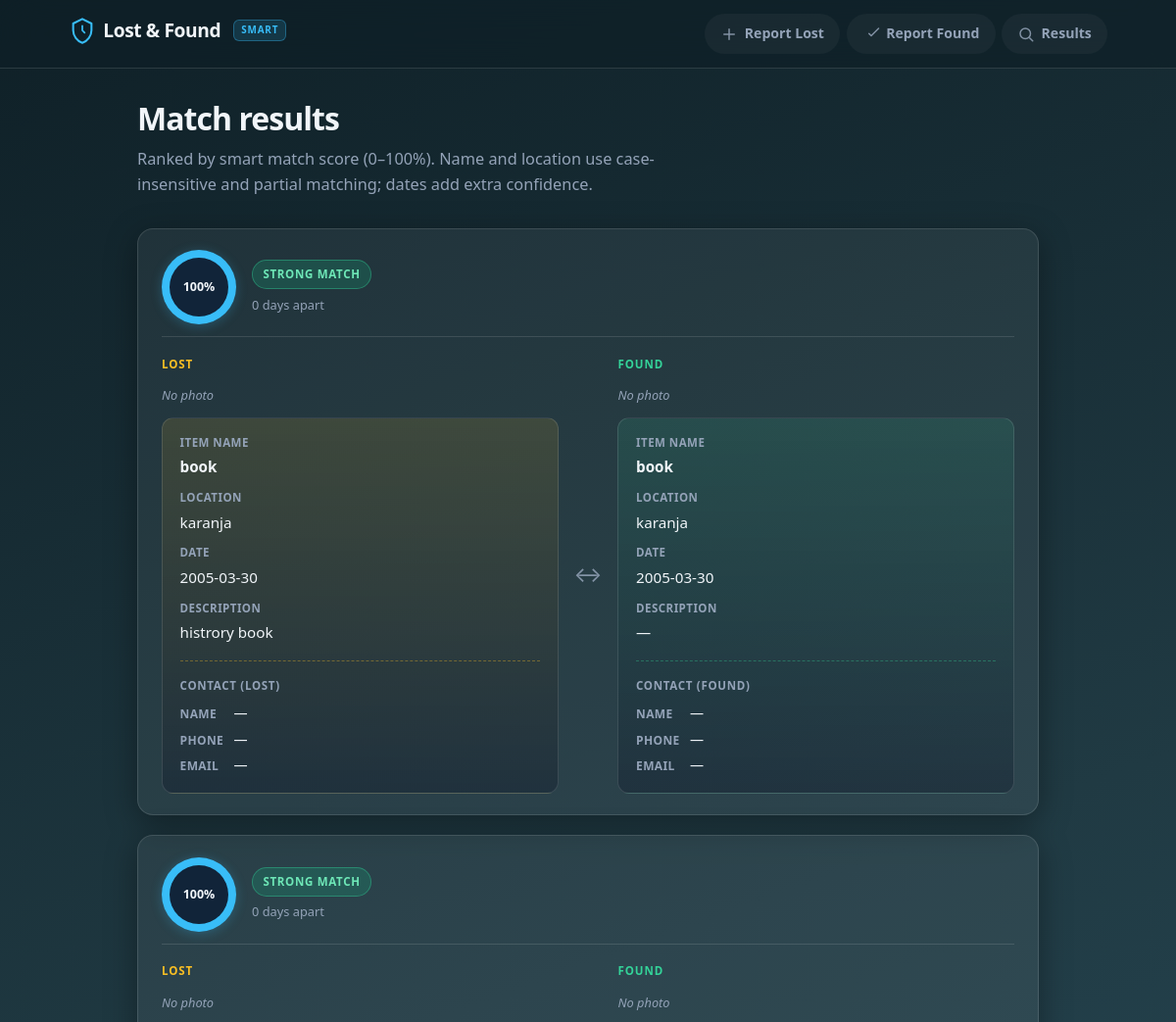
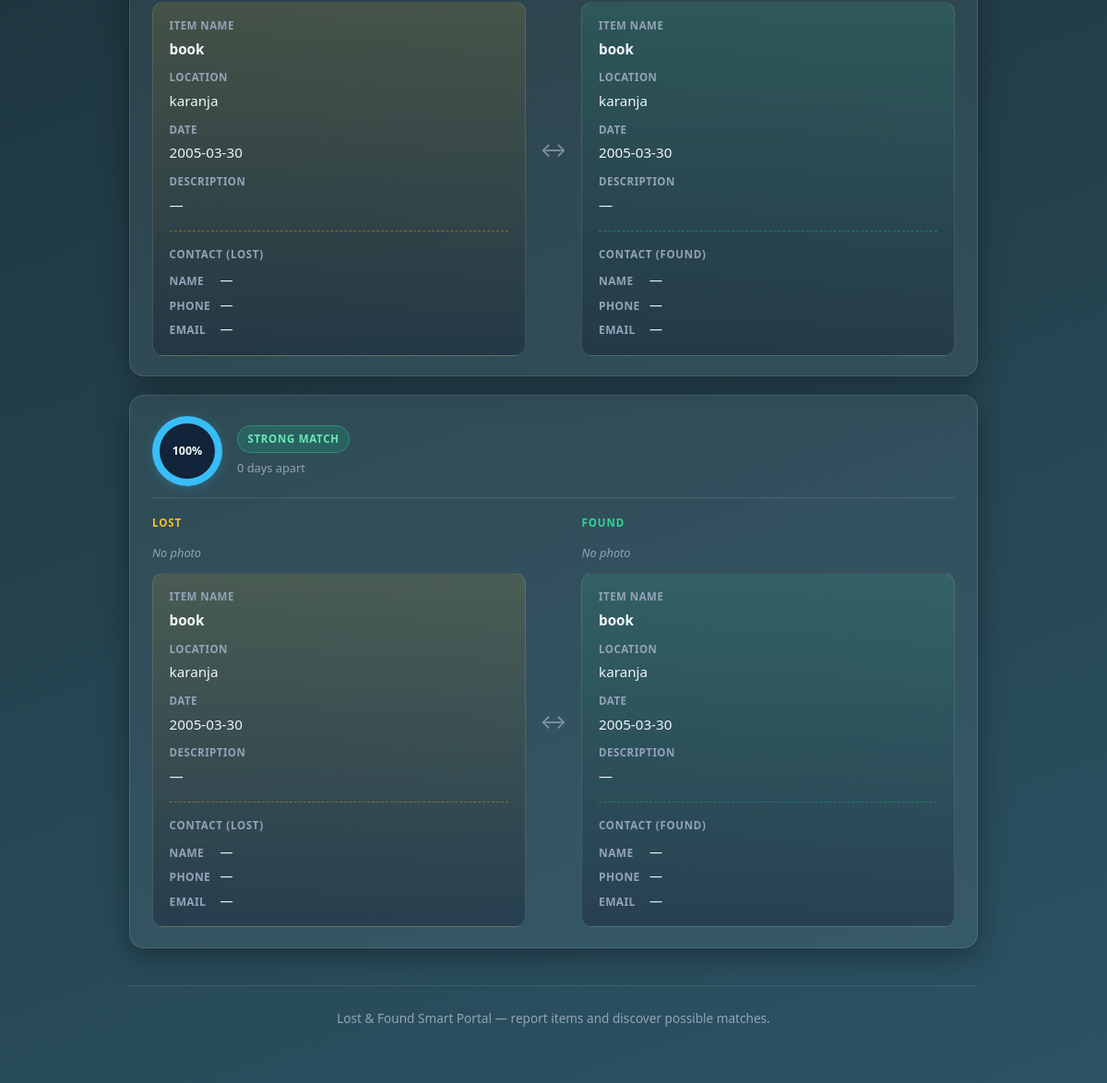
Screenshot of /matches with the database file from the repository (2 pictures, top to bottom).
### tables this page shows
CREATE TABLE lost_items (
                id INTEGER PRIMARY KEY AUTOINCREMENT,
                name TEXT NOT NULL,
                location TEXT NOT NULL,
                date TEXT NOT NULL,
                description TEXT
            , image TEXT, contact_name TEXT, contact_phone TEXT, contact_email TEXT);

CREATE TABLE found_items (
                id INTEGER PRIMARY KEY AUTOINCREMENT,
                name TEXT NOT NULL,
                location TEXT NOT NULL,
                date TEXT NOT NULL,
                description TEXT
            , image TEXT, contact_name TEXT, contact_phone TEXT, contact_email TEXT);

### app.py (the view)
@app.route("/matches")
def view_matches() -> str:
    matches = find_matches()
    return render_template("results.html", matches=matches)

### app.py (called while the page is built, shortened)
def get_db() -> sqlite3.Connection:
    if "db" not in g:
        g.db = sqlite3.connect(app.config["DATABASE"])
        g.db.row_factory = sqlite3.Row
    return g.db

def normalize_text(value: str) -> str:
    if not value:
        return ""
    return " ".join(value.lower().strip().split())

def texts_match_flexible(a: str, b: str) -> bool:
    na = normalize_text(a)
    nb = normalize_text(b)
    if not na or not nb:
        return na == nb
    if na == nb:
        return True
    if len(na) < MIN_PARTIAL_LEN or len(nb) < MIN_PARTIAL_LEN:
        return na == nb
    return na in nb or nb in na

def text_similarity_points(a: str, b: str, max_points: float) -> float:
    na = normalize_text(a)
    nb = normalize_text(b)
    if not na or not nb:
        return max_points if na == nb else 0.0
    if na == nb:
        return max_points
    if len(na) < MIN_PARTIAL_LEN or len(nb) < MIN_PARTIAL_LEN:
        return max_points if na == nb else 0.0
    if na in nb or nb in na:
        return max_points * 0.72
    return 0.0

def days_apart(date_str_lost: str, date_str_found: str) -> Optional[int]:
    try:
        dl = date.fromisoformat(str(date_str_lost).strip()[:10])
        df = date.fromisoformat(str(date_str_found).strip()[:10])
        return abs((dl - df).days)
    except ValueError:
        return None

def date_similarity_points(d1: str, d2: str) -> float:
    gap = days_apart(d1, d2)
    if gap is None:
        return 0.0
    if gap == 0:
        return 20.0

def row_to_dict(row: sqlite3.Row) -> dict[str, Any]:
    return {
        "id": row["id"],
        "name": row["name"],
        "location": row["location"],
        "date": row["date"],
        "description": row["description"] or "",
        "image": row["image"] if row["image"] else None,
        "contact_name": row["contact_name"] or "",
        "contact_phone": row["contact_phone"] or "",
        "contact_email": row["contact_email"] or "",
    }

### templates/results.html (shortened to what this page needs)
{% extends "base.html" %}
{% block main_class %}wrap--wide{% endblock %}
{% block content %}
<div class="page-head">
  <h1>Match results</h1>
  <p class="lead">Ranked by smart match score (0–100%). Name and location use case-insensitive and partial matching; dates add extra confidence.</p>
</div>
{% if matches %}
<div class="match-grid">
  {% for m in matches %}
  <article class="match-pair">
    <div class="match-pair__badge-row">
      <div class="match-score-block">
        <div class="match-score-ring" style="--pct: {{ m.score }};">
          <span class="match-score-ring__value">{{ m.score }}%</span>
        </div>
        <div class="match-score-block__meta">
          {% if m.match_type == 'Strong Match' %}
          <span class="match-badge match-badge--strong">{{ m.match_type }}</span>
          {% else %}
          <span class="match-badge match-badge--possible">{{ m.match_type }}</span>
          {% endif %}
          {% if m.days_apart is not none %}
          <span class="match-meta">{{ m.days_apart }} day{% if m.days_apart != 1 %}s{% endif %} apart</span>
          {% endif %}
        </div>
      </div>
    </div>
    <div class="match-pair__body">
    <div class="col lost">
      <h3>Lost</h3>
      {% if m.lost.image %}
      <div class="item-photo">
        <img src="{{ url_for('static', filename='uploads/' + m.lost.image) }}" alt="Photo of lost item" loading="lazy" width="320" height="200">
      </div>
      {% else %}
      <p class="item-photo-placeholder">No photo</p>
      {% endif %}
      <div class="mini-card lost-panel">
        <dl>
          <dt>Item name</dt>
          <dd><strong>{{ m.lost.name }}</strong></dd>
          <dt>Location</dt>
          <dd>{{ m.lost.location }}</dd>
          <dt>Date</dt>
          <dd>{{ m.lost.date }}</dd>
          <dt>Description</dt>
          <dd>{{ m.lost.description or '—' }}</dd>
        </dl>
        <div class="contact-box">
          <div class="contact-box__title">Contact (lost)</div>
          <p class="contact-line"><span class="contact-label">Name</span> {{ m.lost.contact_name or '—' }}</p>
          <p class="contact-line"><span class="contact-label">Phone</span> {% if m.lost.contact_phone %}<a href="tel:{{ m.lost.contact_phone }}">{{ m.lost.contact_phone }}</a>{% else %}—{% endif %}</p>
          <p class="contact-line"><span class="contact-label">Email</span> {% if m.lost.contact_email %}<a href="mailto:{{ m.lost.contact_email }}">{{ m.lost.contact_email }}</a>{% else %}—{% endif %}</p>
        </div>
      </div>
    </div>
    <div class="arrow" aria-hidden="true">↔</div>
    <div class="col found">
      <h3>Found</h3>
      {% if m.found.image %}
      <div class="item-photo">
        <img src="{{ url_for('static', filename='uploads/' + m.found.image) }}" alt="Photo of found item" loading="lazy" width="320" height="200">
      </div>
      {% else %}
      <p class="item-photo-placeholder">No photo</p>
      {% endif %}
      <div class="mini-card found-panel">
        <dl>
          <dt>Item name</dt>
          <dd><strong>{{ m.found.name }}</strong></dd>
          <dt>Location</dt>
          <dd>{{ m.found.location }}</dd>
          <dt>Date</dt>
          <dd>{{ m.found.date }}</dd>
          <dt>Description</dt>
          <dd>{{ m.found.description or '—' }}</dd>
        </dl>
        <div class="contact-box contact-box--found">
          <div class="contact-box__title">Contact (found)</div>
          <p class="contact-line"><span class="contact-label">Name</span> {{ m.found.contact_name or '—' }}</p>
          <p class="contact-line"><span class="contact-label">Phone</span> {% if m.found.contact_phone %}<a href="tel:{{ m.found.contact_phone }}">{{ m.found.contact_phone }}</a>{% else %}—{% endif %}</p>
          <p class="contact-line"><span class="contact-label">Email</span> {% if m.found.contact_email %}<a href="mailto:{{ m.found.contact_email }}">{{ m.found.contact_email }}</a>{% else %}—{% endif %}</p>
        </div>
      </div>
    </div>
    </div>
  </article>
  {% endfor %}
</div>
{% else %}
<div class="card empty-state">
  <p>No matches yet. Add <a href="{{ url_for('report_lost') }}">lost</a> and <a href="{{ url_for('report_found') }}">found</a> items with overlapping names and locations to see scored pairs here.</p>
</div>
{% endif %}
{% endblock %}

### templates/base.html (shortened to what this page needs)
<!DOCTYPE html>
<html lang="en">
<head>
  <link rel="stylesheet" href="{{ url_for('static', filename='style.css') }}">
</head>
<body class="{% block body_class %}{% endblock %}">
  <header class="site-header">
    <div class="inner">
      <h1 class="site-title">
        <a href="{{ url_for('index') }}">
          <span class="site-title__icon" aria-hidden="true">
            <svg width="28" height="28" viewBox="0 0 24 24" fill="none" xmlns="http://www.w3.org/2000/svg">
              <path d="M12 2L4 6v6c0 5 3.5 9.5 8 11 4.5-1.5 8-6 8-11V6l-8-4z" stroke="currentColor" stroke-width="1.75" stroke-linejoin="round"/>
              <path d="M12 8v4l2 2" stroke="currentColor" stroke-width="1.5" stroke-linecap="round"/>
            </svg>
          </span>
          Lost & Found<span class="badge">Smart</span>
        </a>
      </h1>
      <nav aria-label="Main">
        <ul>
          <li>
            <a href="{{ url_for('report_lost') }}">
              <svg class="nav-icon" width="18" height="18" viewBox="0 0 24 24" fill="none" aria-hidden="true"><path d="M12 5v14M5 12h14" stroke="currentColor" stroke-width="2" stroke-linecap="round"/></svg>
              Report Lost
            </a>
          </li>
          <li>
            <a href="{{ url_for('report_found') }}">
              <svg class="nav-icon" width="18" height="18" viewBox="0 0 24 24" fill="none" aria-hidden="true"><path d="M9 11l3 3L22 4" stroke="currentColor" stroke-width="2" stroke-linecap="round" stroke-linejoin="round"/></svg>
              Report Found
            </a>
          </li>
          <li>
            <a href="{{ url_for('view_matches') }}">
              <svg class="nav-icon" width="18" height="18" viewBox="0 0 24 24" fill="none" aria-hidden="true"><circle cx="11" cy="11" r="7" stroke="currentColor" stroke-width="2"/><path d="M21 21l-4-4" stroke="currentColor" stroke-width="2" stroke-linecap="round"/></svg>
              Results
            </a>
          </li>
        </ul>
      </nav>
    </div>
  </header>
  <main class="wrap {% block main_class %}{% endblock %}">
    {% block content %}{% endblock %}
    <footer class="site-footer">
      <p>Lost & Found Smart Portal — report items and discover possible matches.</p>
    </footer>
  </main>
</body>
</html>

### rows the page displays
lost_items: lost.name "book", lost.location "karanja", lost "2005-03-30", lost "histrory book"
found_items: found.name "book" "book" "book", found.location "karanja" "karanja" "karanja", found "2005-03-30" "2005-03-30" "2005-03-30"
lost_items: lost.name "book", lost.location "karanja", lost "2005-03-30"
lost_items: lost.name "book", lost.location "karanja", lost "2005-03-30"

### other values shown
{{ m.score }} "100" "100" "100"
{{ m.match_type }} "STRONG MATCH" "STRONG MATCH" "STRONG MATCH"
{{ m.days_apart }} "0" "0" "0"
{{ m.lost.contact_name or '—' }} "—" "—" "—"
{{ m.found.description or '—' }} "—" "—" "—"
{{ m.found.contact_name or '—' }} "—" "—" "—"
{{ m.lost.description or '—' }} "—" "—"
